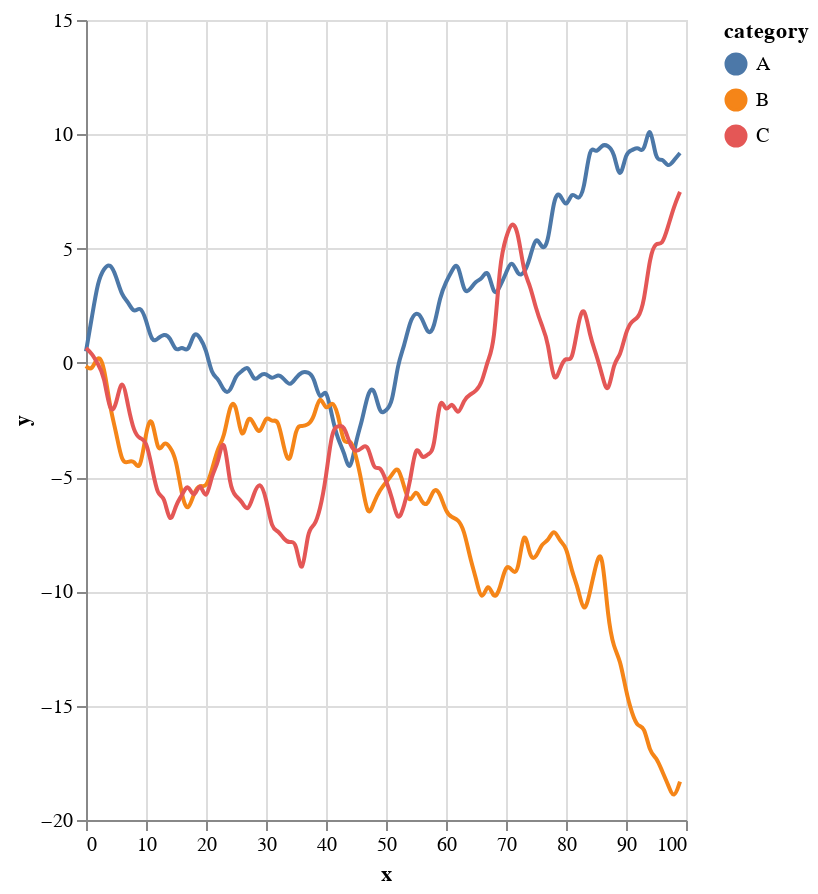

Notebook code cell kept with this figure:
### Markdown cell above
We can improve the graphs making them dynamic!

### Code cell
# | column: page

import altair as alt
import pandas as pd
import numpy as np

alt.themes.enable("vox")

np.random.seed(42)
source = pd.DataFrame(
    np.cumsum(np.random.randn(100, 3), 0).round(2),
    columns=["A", "B", "C"],
    index=pd.RangeIndex(100, name="x"),
)
source = source.reset_index().melt("x", var_name="category", value_name="y")

# Create a selection that chooses the nearest point & selects based on x-value
nearest = alt.selection_point(nearest=True, on="mouseover", fields=["x"], empty=False)

# The basic line
line = (
    alt.Chart(source)
    .mark_line(interpolate="basis")
    .encode(x="x:Q", y="y:Q", color="category:N")
)

# Transparent selectors across the chart. This is what tells us
# the x-value of the cursor
selectors = (
    alt.Chart(source)
    .mark_point()
    .encode(
        x="x:Q",
        opacity=alt.value(0),
    )
    .add_params(nearest)
)

# Draw points on the line, and highlight based on selection
points = line.mark_point().encode(
    opacity=alt.condition(nearest, alt.value(1), alt.value(0))
)

# Draw text labels near the points, and highlight based on selection
text = line.mark_text(align="left", dx=5, dy=-5).encode(
    text=alt.condition(nearest, "y:Q", alt.value(" "))
)

# Draw a rule at the location of the selection
rules = (
    alt.Chart(source)
    .mark_rule(color="gray")
    .encode(
        x="x:Q",
    )
    .transform_filter(nearest)
)

# Put the five layers into a chart and bind the data
alt.layer(line, selectors, points, rules, text).properties(
    width="container", height=400
)

### Figure 1 — Vega-Lite specification as saved in the notebook (floating-point values rounded to 4 significant figures; data arrays with more than 128 entries replaced by an {"elided": "..."} marker saying what was removed)
{"usermeta": {"embedOptions": {"theme": "vox"}}, "config": {"view": {"continuousWidth": 300, "continuousHeight": 300}}, "layer": [{"mark": {"type": "line", "interpolate": "basis"}, "encoding": {"color": {"field": "category", "type": "nominal"}, "x": {"field": "x", "type": "quantitative"}, "y": {"field": "y", "type": "quantitative"}}}, {"mark": {"type": "point"}, "encoding": {"opacity": {"value": 0}, "x": {"field": "x", "type": "quantitative"}}, "name": "view_1"}, {"mark": {"type": "point"}, "encoding": {"color": {"field": "category", "type": "nominal"}, "opacity": {"condition": {"param": "param_1", "value": 1, "empty": false}, "value": 0}, "x": {"field": "x", "type": "quantitative"}, "y": {"field": "y", "type": "quantitative"}}}, {"mark": {"type": "rule", "color": "gray"}, "encoding": {"x": {"field": "x", "type": "quantitative"}}, "transform": [{"filter": {"param": "param_1", "empty": false}}]}, {"mark": {"type": "text", "align": "left", "dx": 5, "dy": -5}, "encoding": {"color": {"field": "category", "type": "nominal"}, "text": {"condition": {"param": "param_1", "empty": false, "field": "y", "type": "quantitative"}, "value": " "}, "x": {"field": "x", "type": "quantitative"}, "y": {"field": "y", "type": "quantitative"}}}], "data": {"name": "data-6721a5d73fc2eb4feb320b5cbb7cae62"}, "height": 400, "params": [{"name": "param_1", "select": {"type": "point", "fields": ["x"], "nearest": true, "on": "mouseover"}, "views": ["view_1"]}], "width": "container", "$schema": "https://vega.github.io/schema/vega-lite/v5.8.0.json", "datasets": {"data-6721a5d73fc2eb4feb320b5cbb7cae62": {"elided": "300 records"}}}
